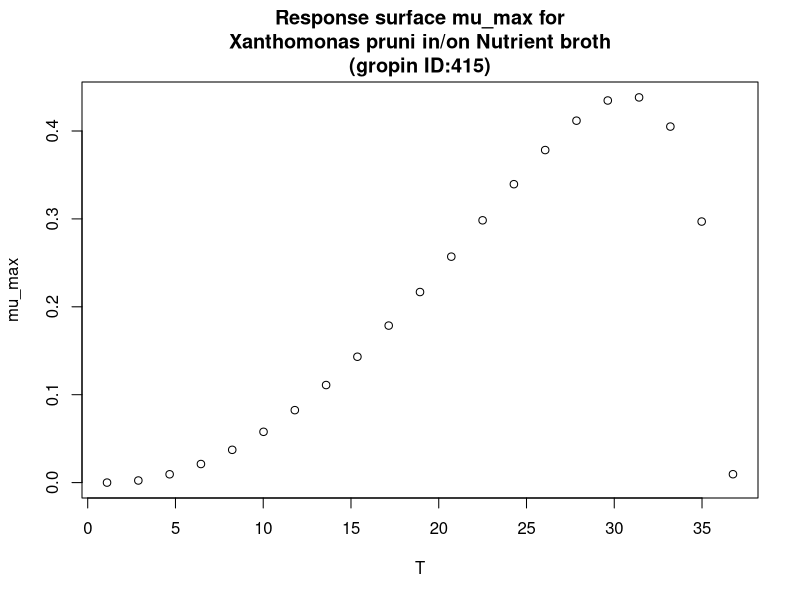

Write R code to recreate this figure.
#############################
# start of Parameter script
#############################
T <- seq(1.1011,36.7632367632368,length.out=21)
#############################
# end of Parameter script
#############################
############################# 
# start of Model script Gropin ID 415 
#############################
 
# constant coefficients for this model
 
variables <- data.frame(T)
argumentsPar <- expand.grid(variables)
 
# heart of the model
response_surface <- function(T) {
   mumax <-(4.4*(10^-1)*(T-36.8)*((T-1.1)^2))/((30.8-1.1)*((30.8-1.1)*(T-30.8)-(30.8-36.8)*(30.8+1.1-2*T)))

return(mumax=mumax)
} 

# output parameters
mumax <- cbind(argumentsPar,response_surface(argumentsPar['T']))
colnames(mumax) <- c(colnames(argumentsPar),'mumax')
#############################
# End of Model script
#############################
############################# 
# start of Visualisation script Gropin ID 415 
#############################
plot(T,mumax$mumax,
                          xlab='T',
                          ylab='mu_max',main='Response surface mu_max for
Xanthomonas pruni in/on Nutrient broth
(gropin ID:415)')
#############################
# End of Visualisation script
#############################
